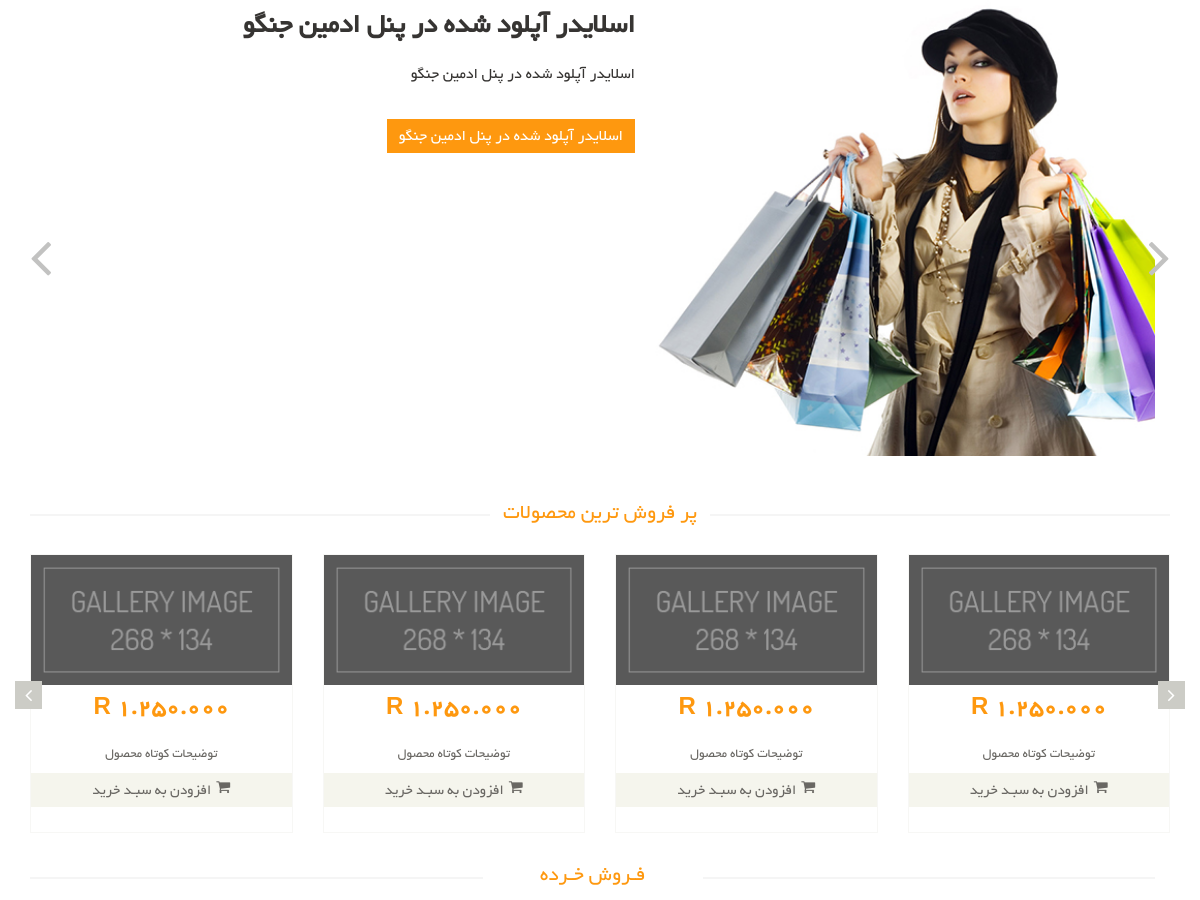
Before: / (upper part) with the older database file.
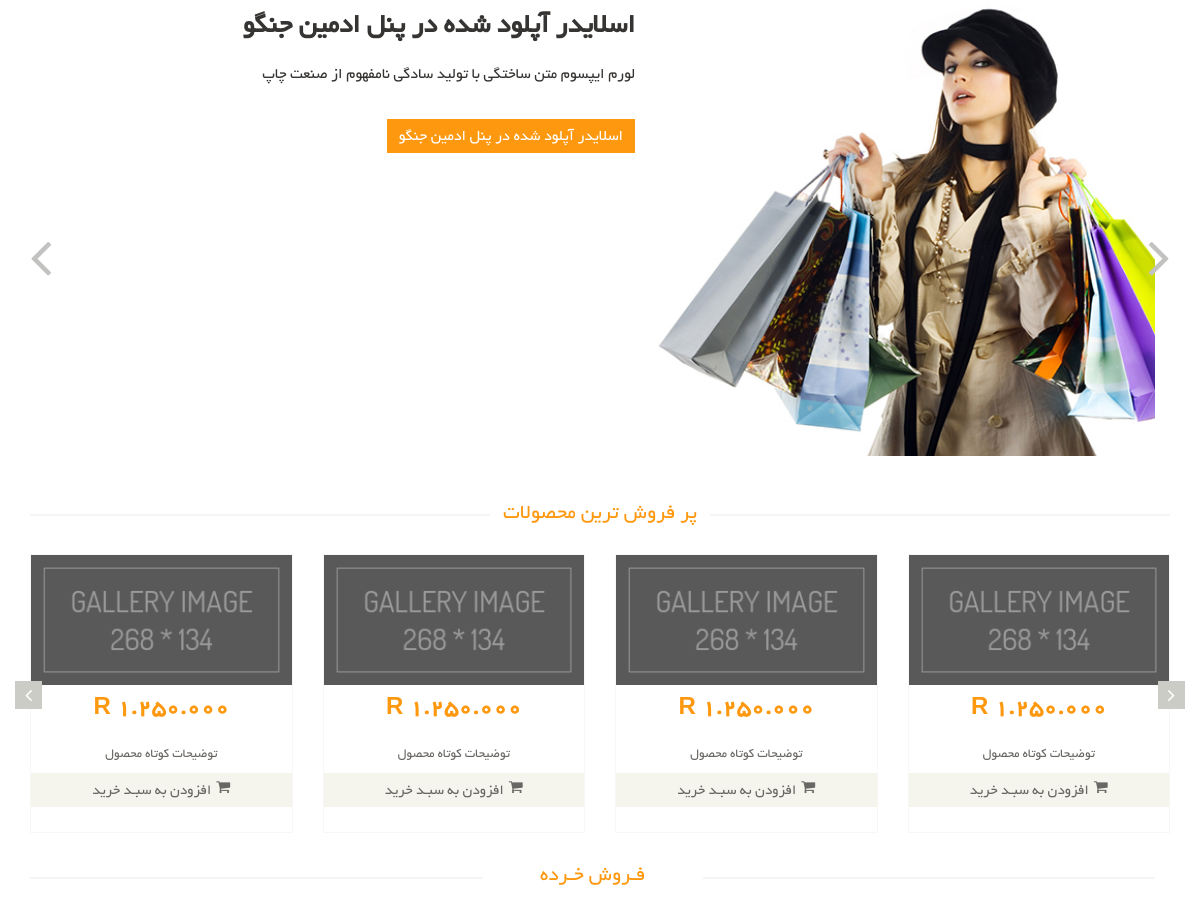
After: the same page with the newer database file.
### site_settings/models.py (models this page shows, shortened)
class Slider(models.Model):
    title = models.CharField(max_length=200 , verbose_name='Title')
    description = models.TextField(verbose_name='Slider Description')
    url_title = models.CharField(max_length=200 , verbose_name='URL Title')
    url = models.URLField(max_length=200 , verbose_name='URL Address')
    image = models.ImageField(upload_to='images/sliders' , verbose_name='Slider Image')
    is_active = models.BooleanField(default=False , verbose_name='Active / Inactive')
    class Meta:
        verbose_name = 'Slider'
        verbose_name_plural = 'Sliders'

### home/views.py (the view)
class HomeView(TemplateView):
    template_name = 'home/home.html'
    def get_context_data(self, **kwargs):
        context = super(HomeView , self).get_context_data(**kwargs)
        sliders : Slider = Slider.objects.filter(is_active=True)
        context['sliders'] = sliders
        return context

### home/templates/home/home.html (shortened to what this page needs)
{% extends 'home/base.html' %}
{% load static %}
{% block section %}
	<section id="slider">
		<div class="container">
			<div class="row">
				<div class="col-sm-12">
					<div id="slider-carousel" class="carousel slide" data-ride="carousel">
						<div class="carousel-inner">
							{% for slider in sliders %}
								<div class="item {% if forloop.first %} active {% endif %}">
									<div class="col-sm-6">
										<h2>{{ slider.title }}</h2>
										<p>{{ slider.description }}</p>
										<a href="{{ slider.url }}" type="button" target="blank" class="btn btn-default get">
											{{ slider.url_title }}
										</a>
									</div>
									<div class="col-sm-6">
										<img src="{{ slider.image.url }}" width="500" class="girl img-responsive" alt="" />
									</div>
								</div>
							{% endfor %}
						</div>
						<a href="#slider-carousel" class="left control-carousel hidden-xs" data-slide="prev">
							<i class="fa fa-angle-left"></i>
						</a>
						<a href="#slider-carousel" class="right control-carousel hidden-xs" data-slide="next">
							<i class="fa fa-angle-right"></i>
						</a>
					</div>
				</div>
			</div>
		</div>
	</section>
	<section>
		<div class="container">
			<div class="row">
				<div class="recommended_items">
						<h2 class="title text-center">پر فروش ترین محصولات</h2>
						<div id="recommended-item-carousel" class="carousel slide" data-ride="carousel">
							<div class="carousel-inner">
								<div class="item active">
									<div class="col-sm-3">
										<div class="product-image-wrapper">
											<div class="single-products">
												<div class="productinfo text-center">
													<img src="{% static 'images/home/Gallery.jpg' %}" alt="" />
													<h2>1.250.000 R</h2>
													<p>توضیحات کوتاه محصول</p>
													<a href="#" class="btn btn-default add-to-cart"><i class="fa fa-shopping-cart"></i>افزودن به سبـد خرید</a>
												</div>
											</div>
										</div>
									</div>
									<div class="col-sm-3">
										<div class="product-image-wrapper">
											<div class="single-products">
												<div class="productinfo text-center">
													<img src="{% static 'images/home/Gallery.jpg' %}" alt="" />
													<h2>1.250.000 R</h2>
													<p>توضیحات کوتاه محصول</p>
													<a href="#" class="btn btn-default add-to-cart"><i class="fa fa-shopping-cart"></i>افزودن به سبـد خرید</a>
												</div>
											</div>
										</div>
									</div>
									<div class="col-sm-3">
										<div class="product-image-wrapper">
											<div class="single-products">
												<div class="productinfo text-center">
													<img src="{% static 'images/home/Gallery.jpg' %}" alt="" />
													<h2>1.250.000 R</h2>
													<p>توضیحات کوتاه محصول</p>
													<a href="#" class="btn btn-default add-to-cart"><i class="fa fa-shopping-cart"></i>افزودن به سبـد خرید</a>
												</div>
											</div>
										</div>
									</div>
									<div class="col-sm-3">
										<div class="product-image-wrapper">
											<div class="single-products">
												<div class="productinfo text-center">
													<img src="{% static 'images/home/Gallery.jpg' %}" alt="" />
													<h2>1.250.000 R</h2>
													<p>توضیحات کوتاه محصول</p>
													<a href="#" class="btn btn-default add-to-cart"><i class="fa fa-shopping-cart"></i>افزودن به سبـد خرید</a>
												</div>
											</div>
										</div>
									</div>
								</div>
							</div>
							<a class="left recommended-item-control" href="#recommended-item-carousel" data-slide="prev">
								<i class="fa fa-angle-left"></i>
							</a>
							<a class="right recommended-item-control" href="#recommended-item-carousel" data-slide="next">
								<i class="fa fa-angle-right"></i>
							</a>
						</div>
					</div>
				<div class="col-sm-12 padding-right">
					<div class="features_items">
						<a href="shop-2.html"><h2 class="title text-center">فـروش خـرده</h2></a>
					</div>
				</div>
			</div>
		</div>
	</section>
{% endblock %}

### home/templates/home/base.html (shortened to what this page needs)
{% load render_partial %}
{% load static %}
<!DOCTYPE html>
<html lang="en">
<head>
	{% include 'home/header-references.html' %}
</head>
<body>
    {% block section %}{% endblock %}
</body>
</html>

### home/templates/home/header-references.html (shortened to what this page needs)
{% load static %}
<link href="{% static 'css/bootstrap.min.css' %}" rel="stylesheet">
<link href="{% static 'css/font-awesome.min.css' %}" rel="stylesheet">
<link href="{% static 'css/prettyPhoto.css' %}" rel="stylesheet">
<link href="{% static 'css/price-range.css' %}" rel="stylesheet">
<link href="{% static 'css/animate.css' %}" rel="stylesheet">
<link href="{% static 'css/main.css' %}" rel="stylesheet">
<link href="{% static 'css/responsive.css' %}" rel="stylesheet">

### home/templates/home/footer-references.html (shortened to what this page needs)
{% load static %}

### static/css/main.css (style rules this page uses)
body { font-family: 'BYekan'; font-size: 10pt; position: relative; font-weight: normal; direction: rtl; }
a { -webkit-transition: 300ms; -moz-transition: 300ms; -o-transition: 300ms; transition: 300ms; }
h1, h2, h3, h4, h5, h6 { font-family: 'BYekan', sans-serif; }
#slider { padding-bottom: 45px; }
.item { padding-left: 100px; }
.girl { margin-right: 0; }
.item h2 { color: #363432; font-family: 'BYekan', sans-serif; font-size: 28px; font-weight: 700; margin-bottom: 22px; margin-top: 10px; }
.item p { color:#363432; font-size:16px; font-weight:300; font-family: 'BYekan', sans-serif; }
.get { background: #FE980F; border: 0 none; border-radius: 0; color: #FFFFFF; font-family: 'BYekan', sans-serif; font-size: 16px; font-weight: 300; margin-top: 23px; }
.control-carousel { position: absolute; top: 50%; font-size: 60px; color: #C2C2C1; }
.right { right: 0; }
.left { left: 0; }
.left-sidebar h2:after, h2.title:after { content: " "; position: absolute; border: 1px solid #f5f5f5; bottom:8px; right: 0; width: 100%; height: 0; z-index: -2; }
h2.title:before { content: " "; position: absolute; background: #fff; bottom: -6px; width: 220px; height: 30px; z-index: -1; right: 50%; margin-right: -110px; }
.padding-right { padding-left: 0; }
.features_items { overflow:hidden; }
h2.title { color: #FE980F; font-family: 'BYekan', sans-serif; font-size: 16pt; font-weight: 400; margin: 0 15px; text-transform: uppercase; margin-bottom: 30px; position: relative; }
.product-image-wrapper { border:1px solid #F7F7F5; overflow: hidden; margin-bottom:30px; }
.single-products { position: relative; }
.productinfo h2 { color: #FE980F; font-family: 'BYekan', sans-serif; font-size: 24px; font-weight: 700; }
.productinfo p { font-family: 'BYekan', sans-serif; font-size: 10pt; font-weight: 400; color: #696763; }
.productinfo img { width: 100%; }
.productinfo { position:relative; }
.add-to-cart { background:#F5F5ED; border: 0 none; border-radius: 0; color: #696763; font-family: 'BYekan', sans-serif; font-size: 15px; width: 100%; margin-bottom: 25px; }
.add-to-cart i { margin-left:5px; }
.recommended_items { overflow: hidden; }
#recommended-item-carousel .carousel-inner .item { padding-left: 0; }
.recommended-item-control { position: absolute; top: 41%; }
.recommended-item-control i { background: none repeat scroll 0 0 #ccccc6; color: #FFFFFF; font-size: 20px; padding: 4px 10px; }

Changed rows visible on the page:
changed Slider "اسلایدر آپلود شده در پنل ادمین جنگو": description "اسلایدر آپلود شده در پنل ادمین جنگو" → "لورم ایپسوم متن ساختگی با تولید سادگی نامفهوم از صنعت چاپ"
